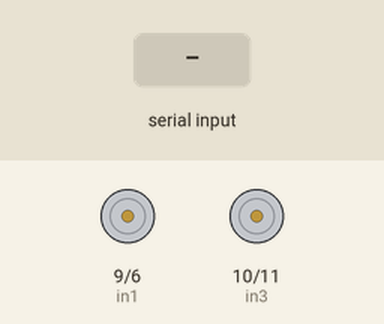
Recording of a sketch running on a simulated Arduino Uno, built with avr-gcc and run on an emulated ATmega328P. Shown: motor-driver pin pairs drawn as motors (green arrow = first pin HIGH = forward, orange = second pin HIGH = backward, longer = more drive). The test bench sets the inputs (shaded band). What the sketch prints to the serial monitor is not drawn.

Above: at 1.2 s.
1.3 s: "f" received over the second serial link
At 1.7 s:
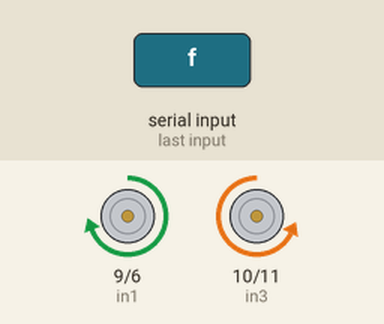
2.8 s: "r" received over the second serial link
At 4.0 s:
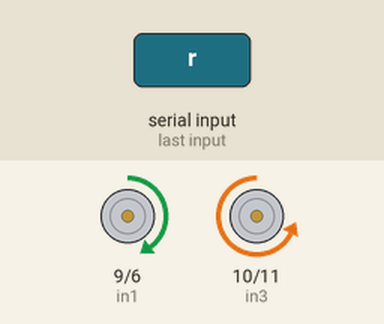
4.3 s: "l" received over the second serial link
At 5.2 s:
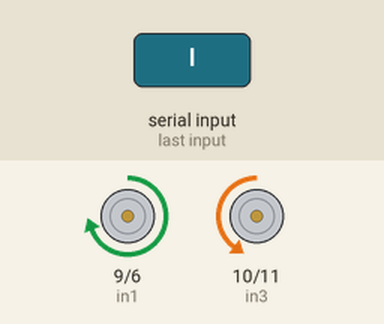
5.8 s: "b" received over the second serial link
At 6.3 s:
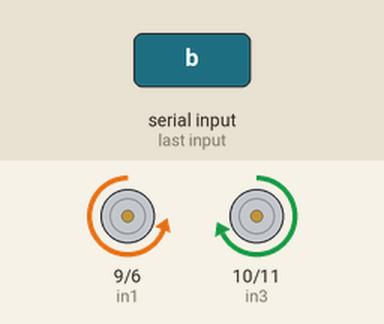
7.3 s: "s" received over the second serial link
At 8.7 s:
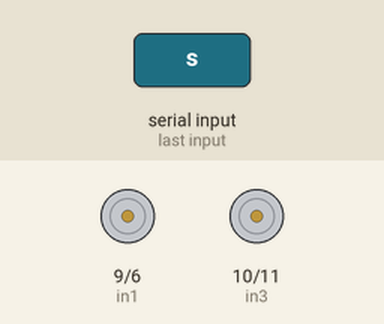
Timing chart, 0 to 9.8 s (numbered marks = the images above; inputs shaded):
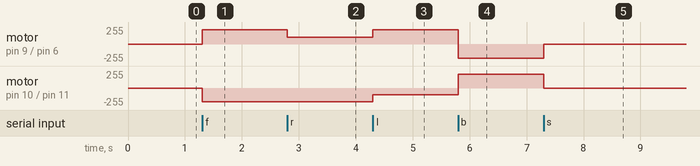

The sketch:

RC_Car_2.ino
```cpp
#include <SoftwareSerial.h>

SoftwareSerial BTSerial(4, 5);

int in1 = 9;
int in2 = 6;
int in3 = 10;
int in4 = 11;

int RSpeed = 212;
int LSpeed = 206;

char data;

void setup() {
  BTSerial.begin(9600);
  Serial.begin(9600);
}

void loop() {
  if (BTSerial.available()) {
    data = BTSerial.read();

    if (data == 'f') { //직진
      analogWrite(in1, RSpeed);
      analogWrite(in2, 0);
      analogWrite(in3, 0);
      analogWrite(in4, LSpeed);
      Serial.println("직진");
    }
    if (data == 'r') { //우회전
      analogWrite(in1, 100);
      analogWrite(in2, 0);
      analogWrite(in3, 0);
      analogWrite(in4, LSpeed);
      Serial.println("우회전");
    }
    if (data == 'l') { //좌회전
      analogWrite(in1, RSpeed);
      analogWrite(in2, 0);
      analogWrite(in3, 0);
      analogWrite(in4,100);
      Serial.println("좌회전");
    }
    if (data == 'b') { //후진
      analogWrite(in1, 0);
      analogWrite(in2, RSpeed);
      analogWrite(in3, LSpeed);
      analogWrite(in4, 0);
      Serial.println("후진");
    }
    if (data == 's') { //정지
      analogWrite(in1, 0);
      analogWrite(in2, 0);
      analogWrite(in3, 0);
      analogWrite(in4, 0);
      Serial.println("정지");
    }
  }
}
```

Measured:
- after the input at 1.3 s, motor on pin 9 (in1) / pin 6 (in2): stopped → forward 212/255 at once; motor on pin 10 (in3) / pin 11 (in4): stopped → backward 206/255 at once
- after the input at 2.8 s, motor on pin 9 (in1) / pin 6 (in2): forward 212/255 → forward 100/255 at once
- after the input at 4.3 s, motor on pin 9 (in1) / pin 6 (in2): forward 100/255 → forward 212/255 at once; motor on pin 10 (in3) / pin 11 (in4): backward 206/255 → backward 100/255 at once
- after the input at 5.8 s, motor on pin 9 (in1) / pin 6 (in2): forward 212/255 → backward 212/255 at once; motor on pin 10 (in3) / pin 11 (in4): backward 100/255 → forward 206/255 at once
- after the input at 7.3 s, motor on pin 9 (in1) / pin 6 (in2): backward 212/255 → stopped at once; motor on pin 10 (in3) / pin 11 (in4): forward 206/255 → stopped at once
